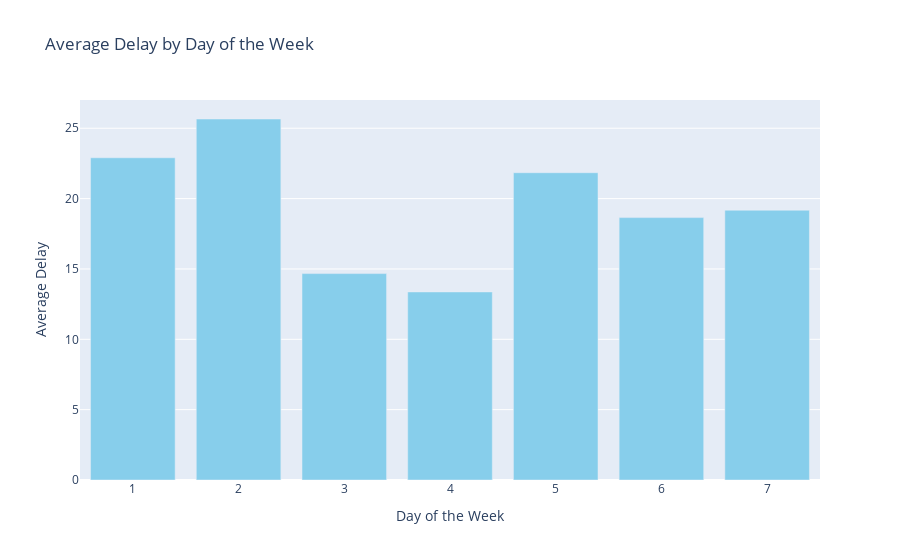

The code cell stored with this chart in its notebook:
### Code cell
df['DayOfWeek'] = pd.to_numeric(df['DayOfWeek'], errors='coerce')

# Group by DayOfWeek and calculate average delay
avg_delay_week = df.groupby('DayOfWeek')['ArrDelayMinutes'].mean().reset_index()

# Plot using Plotly
fig = px.bar(avg_delay_week, x='DayOfWeek', y='ArrDelayMinutes',
             labels={'DayOfWeek': 'Day of the Week', 'ArrDelayMinutes': 'Average Delay'},
             title='Average Delay by Day of the Week')

fig.update_traces(marker_color='skyblue')
fig.show()

### Figure 1 — Plotly figure (JSON) as saved in the notebook; plotly's stock layout.template omitted (floating-point values rounded to 4 significant figures)
{"data": [{"hovertemplate": "Day of the Week=%{x}<br>Average Delay=%{y}<extra></extra>", "legendgroup": "", "marker": {"color": "skyblue", "pattern": {"shape": ""}}, "name": "", "orientation": "v", "showlegend": false, "textposition": "auto", "type": "bar", "x": [1, 2, 3, 4, 5, 6, 7], "xaxis": "x", "y": [22.9, 25.66, 14.67, 13.37, 21.84, 18.65, 19.17], "yaxis": "y"}], "layout": {"barmode": "relative", "legend": {"tracegroupgap": 0}, "title": {"text": "Average Delay by Day of the Week"}, "xaxis": {"anchor": "y", "domain": [0, 1], "title": {"text": "Day of the Week"}}, "yaxis": {"anchor": "x", "domain": [0, 1], "title": {"text": "Average Delay"}}}}
